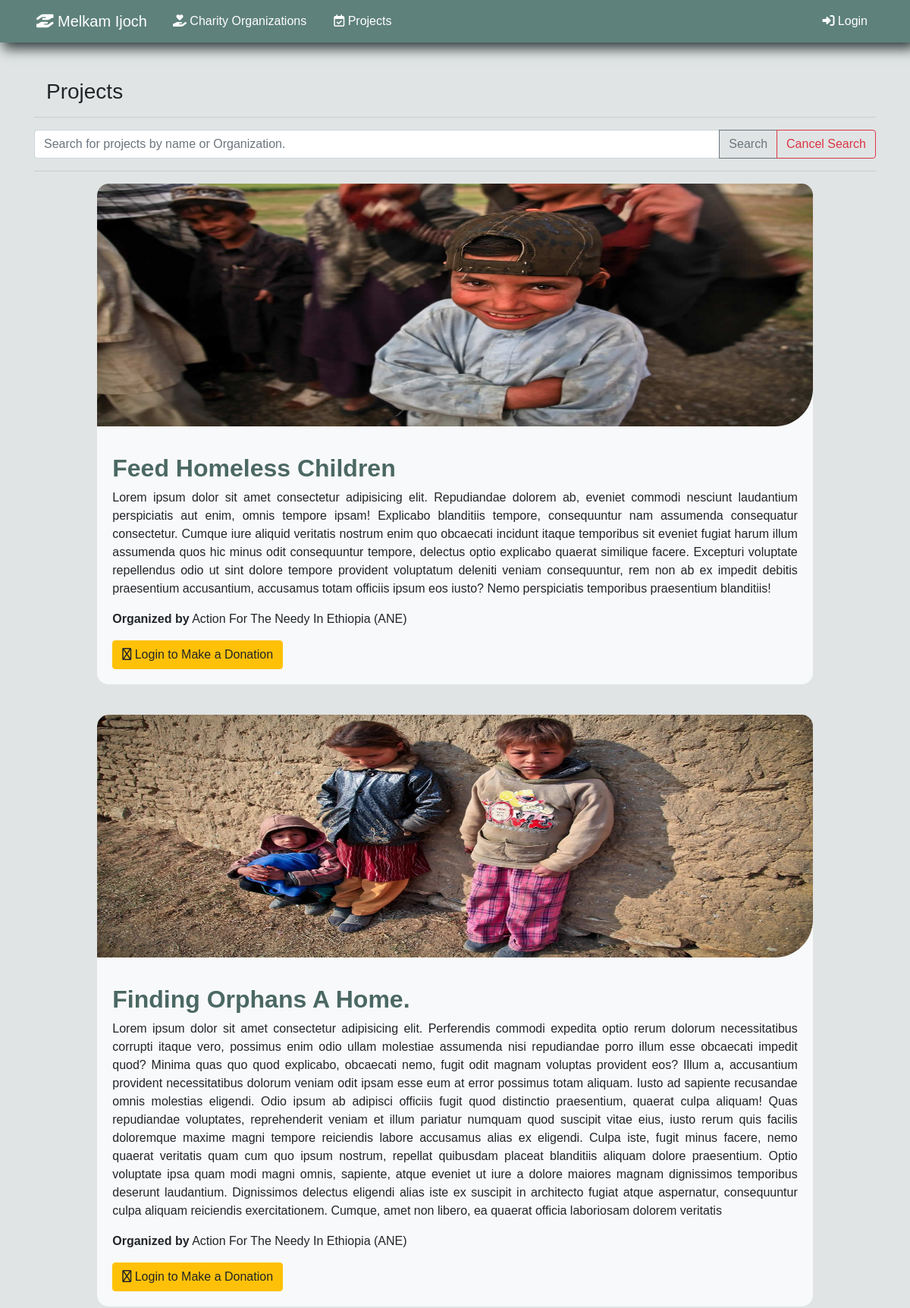
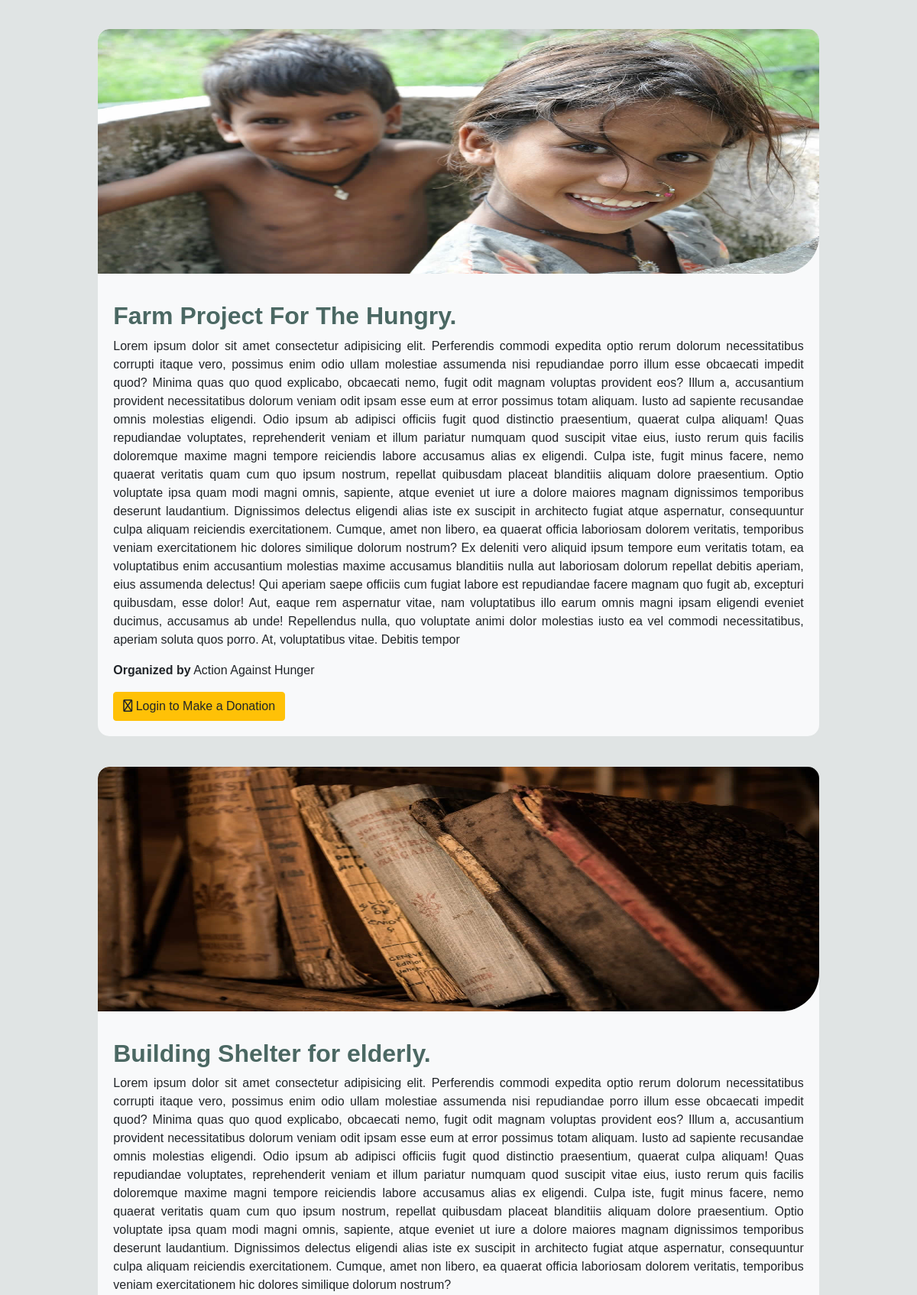
/projects/ (upper part), run on the app's committed database (2 pictures, top to bottom).
### website/models.py (models this page shows, shortened)
class CompanyInformation(models.Model):
    name = models.CharField(max_length=150)
    logo = models.ImageField(upload_to='Images/')
    slogan = models.CharField(max_length= 100)
    description = models.TextField(max_length=2000)
    services = models.TextField(max_length=7000)

class Project(models.Model):
    user_ID = models.ForeignKey(User, on_delete=models.CASCADE)
    charity_ID = models.ForeignKey(Charity, on_delete=models.CASCADE)
    name = models.CharField(max_length=100)
    description = models.TextField(max_length = 2000)
    image = models.ImageField(upload_to='Images/')
    status = models.BooleanField(default=False)

class Charity(models.Model):
    user_ID = models.ForeignKey(User, on_delete=models.CASCADE)
    name = models.CharField(max_length=150)
    image = models.ImageField(upload_to='Images/')
    description = models.TextField(max_length = 2000)
    website = models.URLField(max_length=200)
    location = models.CharField(max_length=100)
    establishedYear = models.IntegerField()

### website/views.py (the view)
# urls.py: path('projects/', project_list, name='project-list'),
def project_list(request):
    info = CompanyInformation.objects.first()
    charityOrganizations = Charity.objects.all()
    projects = Project.objects.filter(status = True)
    query = request.GET.get('q')
    if query:
        projects = projects.filter(
            Q(name__icontains=query) |
            Q(charity_ID__name__icontains=query)
        )
    return render(request, 'pages/projects.html', {
        'company_info': info,
        'charityOrganizations': charityOrganizations,
        'projects': projects
    })

### website/templates/pages/projects.html (shortened to what this page needs)
{% extends "../base/base.html" %}
{% load static %}
{% block styles %}
<link rel="stylesheet" href="{% static 'css/projects.css' %}">
{% endblock %}
{% block body %}
<div class="container mt-5">
    <h3 class="display-5 mx-3 mb-2">Projects</h3><hr>
    <form method="get" action="{% url 'project-list' %}" class="mb-3">
        <div class="input-group">
            <input type="text" class="form-control" placeholder="Search for projects by name or Organization." name="q" value="{{ request.GET.q }}">
            <div class="input-group-append">
                <button class="btn btn-outline-secondary" type="submit">Search</button>
                <a href="{% url 'project-list' %}" class="btn btn-outline-danger">Cancel Search</a>
            </div>
        </div>
    </form>
    <hr>
    <section class="projects-section">
        {% for project in projects %}
        <article class="project-article">
            <img src="{{ project.image.url }}" alt="{{ project.name }}" class="project-image">
            <div class="project-content mt-3">
                <h2><b>{{ project.name }}</b></h2>
                <p class=" text-justify">{{ project.description }}</p>
                <p class="charity-organization"><strong>Organized by</strong> {{ project.charity_ID.name }}</p>
                {% if user.is_authenticated %}
                    <a href="{% url 'make_donation' user.id project.id project.charity_ID.id %}" class="btn btn-donate">
                        <i class="fa-regular fa-dollar"></i> Make Donation
                    </a>
                {% else %}
                    <a href="{% url 'login' %}" class="btn btn-warning">
                        <i class="fa-regular fa-sign-in"></i> Login to Make a Donation
                    </a>
                {% endif %}
            </div>
        </article>
        {% empty %}
        <p class="text-center">No Projects found.</p>
        {% endfor %}
    </section>
</div>
{% endblock %}

### website/templates/base/header.html (shortened to what this page needs)
<nav class="navbar navbar-expand-lg px-5">
  <a class="navbar-brand" href="{% url 'Home' %}">
    <i class="fa-solid fa-hand-holding-hand"></i> {{ company_info.name }}</a>
  <div class="collapse navbar-collapse" id="navbarNavDropdown">
      <ul class="navbar-nav mr-auto">
          <li class="nav-item">
              <a class="nav-link" href="{% url 'charity' %}"><i class="fa-solid fa-hand-holding-heart"></i> Charity Organizations</a>
          </li>
          <li class="nav-item">
              <a class="nav-link" href="{% url 'project-list' %}"><i class="fa-regular fa-calendar-check"></i> Projects</a>
          </li>
      </ul>
      <div class="navbar-nav ml-auto">
        {% if user.is_authenticated %}
            <div class="dropdown">
                <a class="nav-link dropdown-toggle d-flex align-items-center" href="#" id="navbarDropdown" role="button" data-toggle="dropdown" aria-haspopup="true" aria-expanded="false">
                    <img src="{{ user.profile.avatar.url }}" width="45" height="45" class="d-inline-block align-top rounded-circle ml-2">
                    <span class="ml-2">{{ user.username }}</span>
                </a>
                <div class="dropdown-menu dropdown-menu-right" aria-labelledby="navbarDropdown">
                    {% if request.user.is_authenticated and not request.user.is_superuser %}
                        <a class="dropdown-item" href="{% url 'profile' %}"><i class="fas fa-user"></i> Profile</a>
                    {% endif %}
                    {% if request.user.is_superuser%}
                        <a class="dropdown-item" href="{% url 'new_charity' %}"><i class="fas fa-users"></i> Charity requests</a>
                        <a class="dropdown-item" href="{% url 'new_project' %}"><i class="fas fa-tasks"></i> Project requests</a>
                        <div class="dropdown-divider"></div>
                        <a class="dropdown-item" href="{% url 'add_charity' %}"><i class="fas fa-plus-circle"></i> Add Charity</a>
                        <a class="dropdown-item" href="{% url 'add_project' %}"><i class="fas fa-plus-circle"></i> Add Project</a>
                     {% endif %}
                    <div class="dropdown-divider"></div>
                    <a class="dropdown-item" href="{% url 'logout' %}"><i class="fas fa-sign-out-alt"></i> Logout</a>
                </div>
            </div>
        {% else %}
        <a class="nav-link ms-auto" href="{% url 'login' %}"><i class="fas fa-sign-in-alt"></i> Login</a>
        {% endif %}
    </div>
  </div>
</nav>

### website/static/css/style.css (style rules this page uses)
body { background: #e0e4e4 ; font-family: Arial, Helvetica, sans-serif; }
.navbar { background-color: #5e817b; box-shadow: 6px 6px 16px 2px rgb(49, 61, 61); width: 100%; }
.navbar-brand,.navbar-nav a,.nav-item a { color: white; }
.nav-item a { margin: 0 10px; }

### website/static/css/projects.css (style rules this page uses)
h2 { color:#4b6863; }
.projects-section { display: flex; flex-direction: column; gap: 40px; }
.project-article { margin:auto; width: 85%; background: #f8f9fa; border-radius: 15px; overflow: hidden; transition: box-shadow 0.3s ease-in-out; }
.project-image { width: 100%; height: 40dvh; border-top-left-radius: 15px; border-bottom-right-radius: 50px; }
.project-content { padding: 20px; }

### data on the page
CompanyInformation: name "Melkam Ijoch"
Project: image (picture), name "Feed Homeless Children", description "Lorem ipsum dolor sit amet consectetur adipisicing elit. Repudiandae dolorem ab, eveniet commodi nesciunt laudantium perspiciatis aut enim, omnis tempore ipsam! Explicabo blanditiis tempore, consequuntur nam assumenda consequatur consectetur. Cumque iure aliquid veritatis nostrum enim quo obcaecati incidunt itaque temporibus sit eveniet fugiat harum illum assumenda quos hic minus odit consequuntur tempore, delectus optio explicabo quaerat similique facere. Excepturi voluptate repellendus odio ut sint dolore tempore provident voluptatum deleniti veniam consequuntur, rem non ab ex impedit debitis praesentium accusantium, accusamus totam officiis ipsum eos iusto? Nemo perspiciatis temporibus…", charity_ID.name "Action For The Needy In Ethiopia (ANE)", shows "Login to Make a Donation"
Project: image (picture), name "Finding Orphans A Home.", description "Lorem ipsum dolor sit amet consectetur adipisicing elit. Perferendis commodi expedita optio rerum dolorum necessitatibus corrupti itaque vero, possimus enim odio ullam molestiae assumenda nisi repudiandae porro illum esse obcaecati impedit quod? Minima quas quo quod explicabo, obcaecati nemo, fugit odit magnam voluptas provident eos? Illum a, accusantium provident necessitatibus dolorum veniam odit ipsam esse eum at error possimus totam aliquam. Iusto ad sapiente recusandae omnis molestias eligendi. Odio ipsum ab adipisci officiis fugit quod distinctio praesentium, quaerat culpa aliquam! Quas repudiandae voluptates, reprehenderit veniam et illum pariatur numquam quod suscipit vitae eius,…", charity_ID.name "Action For The Needy In Ethiopia (ANE)", shows "Login to Make a Donation"
Project: image (picture), name "Farm Project For The Hungry.", description "Lorem ipsum dolor sit amet consectetur adipisicing elit. Perferendis commodi expedita optio rerum dolorum necessitatibus corrupti itaque vero, possimus enim odio ullam molestiae assumenda nisi repudiandae porro illum esse obcaecati impedit quod? Minima quas quo quod explicabo, obcaecati nemo, fugit odit magnam voluptas provident eos? Illum a, accusantium provident necessitatibus dolorum veniam odit ipsam esse eum at error possimus totam aliquam. Iusto ad sapiente recusandae omnis molestias eligendi. Odio ipsum ab adipisci officiis fugit quod distinctio praesentium, quaerat culpa aliquam! Quas repudiandae voluptates, reprehenderit veniam et illum pariatur numquam quod suscipit vitae eius,…", charity_ID.name "Action Against Hunger", shows "Login to Make a Donation"
Project: image (picture), name "Building Shelter for elderly.", description "Lorem ipsum dolor sit amet consectetur adipisicing elit. Perferendis commodi expedita optio rerum dolorum necessitatibus corrupti itaque vero, possimus enim odio ullam molestiae assumenda nisi repudiandae porro illum esse obcaecati impedit quod? Minima quas quo quod explicabo, obcaecati nemo, fugit odit magnam voluptas provident eos? Illum a, accusantium provident necessitatibus dolorum veniam odit ipsam esse eum at error possimus totam aliquam. Iusto ad sapiente recusandae omnis molestias eligendi. Odio ipsum ab adipisci officiis fugit quod distinctio praesentium, quaerat culpa aliquam! Quas repudiandae voluptates, reprehenderit veniam et illum pariatur numquam quod suscipit vitae eius,…"
